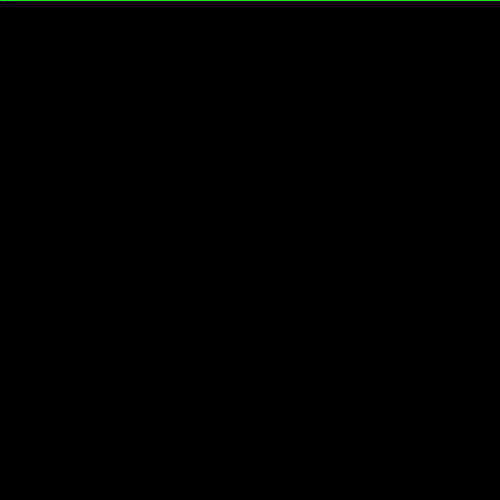
Frame 1 (no input)
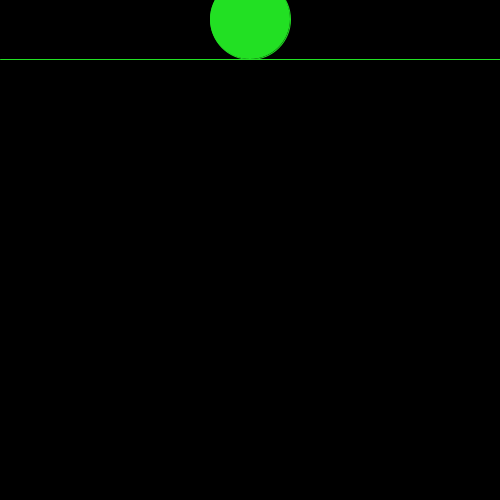
Frame 60 (the mouse pressed at the canvas centre just before this capture)
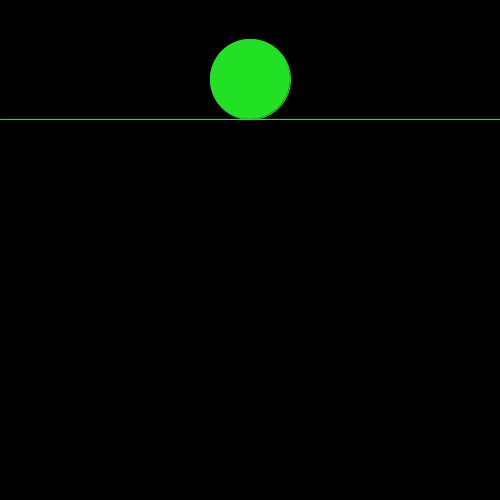
Frame 120 (the mouse held since frame 60 and released just before this capture)

The Processing sketch that drew these frames (run headless with seeded random() and noise(); from frame 60 on, the mouse is pressed at the canvas centre):

// Processing sketch: ejercicio19
// ── ejercicio19.pde
PVector posicionLinea;
int anchoEllipse, altoEllipse;
int distancia;
int incremento =1;
public void setup(){
  size(500,500);
  anchoEllipse=80;
  altoEllipse=80;
  distancia=40;
  posicionLinea= new PVector(0,0);
}
public void draw(){
  background(0);
  //Dibujar la linea
  stroke(#22E023);
  line(posicionLinea.x, posicionLinea.y, width, posicionLinea.y);
  //Dibujar el ellipse
  fill(#22E023);
  ellipse(width/2, posicionLinea.y-distancia, anchoEllipse,altoEllipse);
  posicionLinea.y+=incremento; //Va aumentando de 1 en 1 hasta superar o igualar la posición de la altura del lienzo.
  if (posicionLinea.y >=height || posicionLinea.y <=0){
      incremento*=-1; //Va disminuyendo de 1 en 1
      distancia*=-1; //La distancia entre la linea y el elipse ahora se invierte y se dirige hacia arriba.
  }
}
